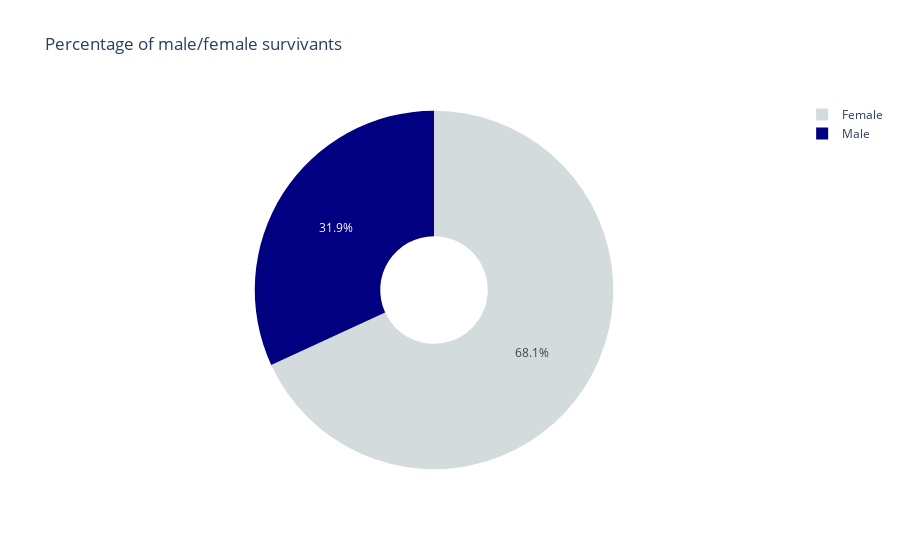

The code cell stored with this chart in its notebook:
### Code cell
import plotly.graph_objects as go

df_survived = df_used[df_used['Survived'] == 1]
night_colors = ['#D3DBDD',  'navy']
labels = [x for x in df_survived.Sex.value_counts().index]
values = df_survived.Sex.value_counts()

# Use `hole` to create a donut-like pie chart
fig=go.Figure(data=[go.Pie(labels=["Female","Male"],values=values,hole=.3,pull=[0,0,0.06,0])])

fig.update_layout(
    title_text="Percentage of male/female survivants")
fig.update_traces(marker=dict(colors=night_colors))
fig.show()

### Figure 1 — Plotly figure (JSON) as saved in the notebook; plotly's stock layout.template omitted (floating-point values rounded to 4 significant figures)
{"data": [{"hole": 0.3, "labels": ["Female", "Male"], "marker": {"colors": ["#D3DBDD", "navy"]}, "pull": [0, 0, 0.06, 0], "type": "pie", "values": [233, 109]}], "layout": {"title": {"text": "Percentage of male/female survivants"}}}
